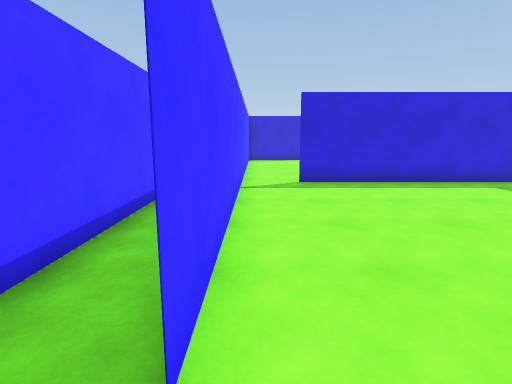
view 1 (above)

16 first-person views from a walk through a scene from a Unity 3-D project. The camera is 1.5 m above the floor, tilts 10° down and sees 80° across. The floor is counted in squares, 1 m on a side. Each view is taken from the middle of a square. On the plan, view 1 faces up. The plan holds only what a view shows up to about 15 squares ahead; the rest is blank. The player character is not drawn.

view 2
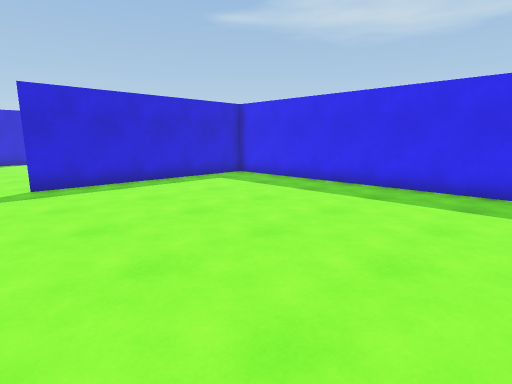

view 3
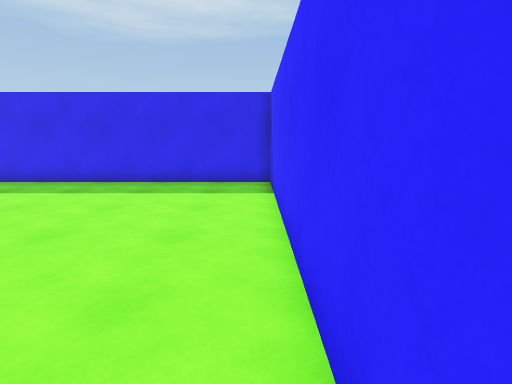

view 4
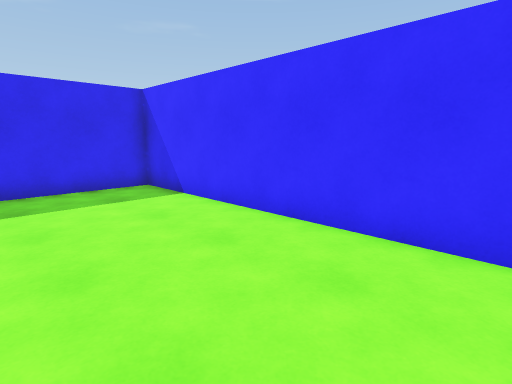

view 5
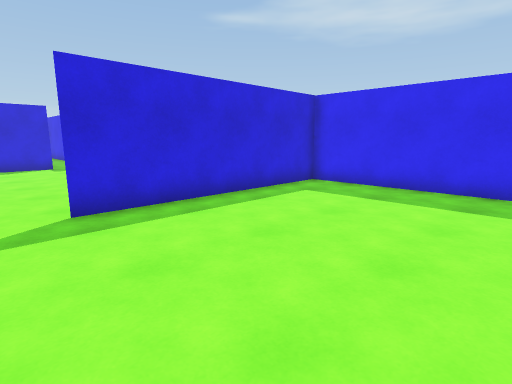

view 6
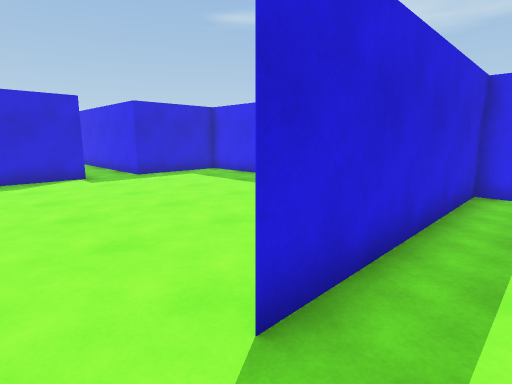

view 7
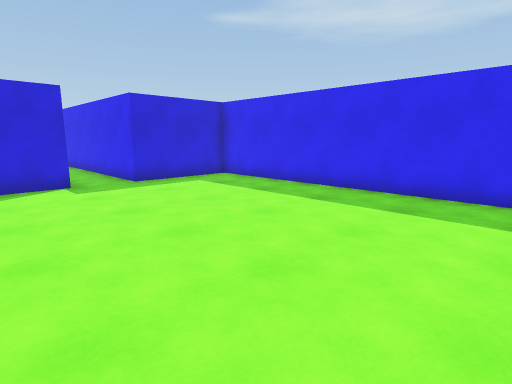

view 8
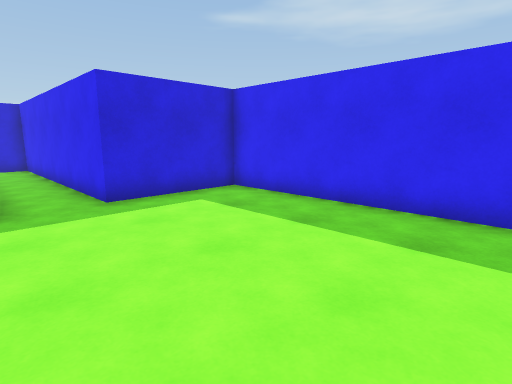

view 9
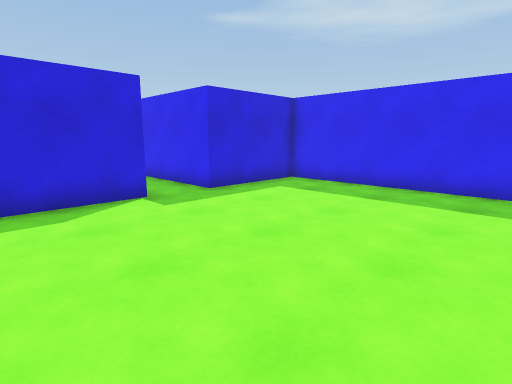

view 10
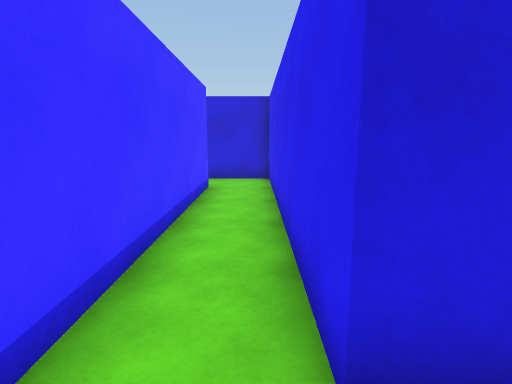

view 11
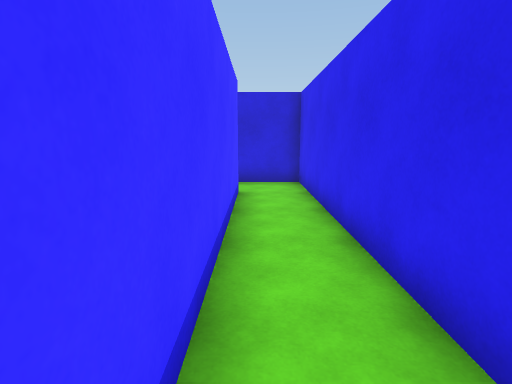

view 12
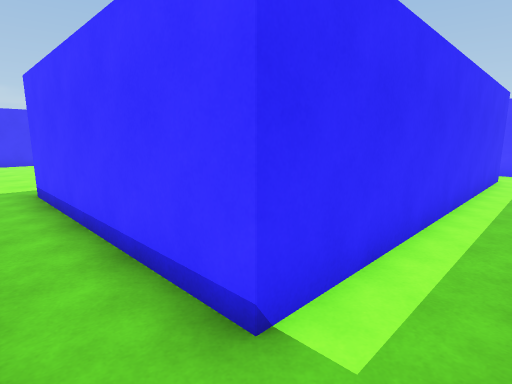

view 13
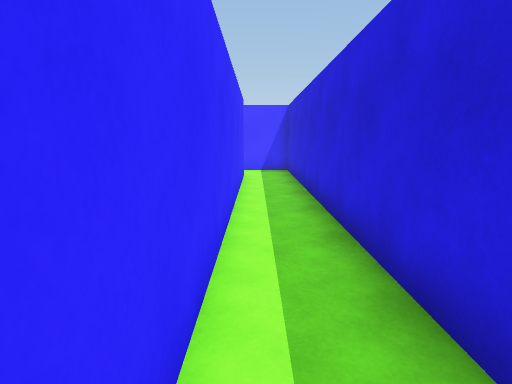

view 14
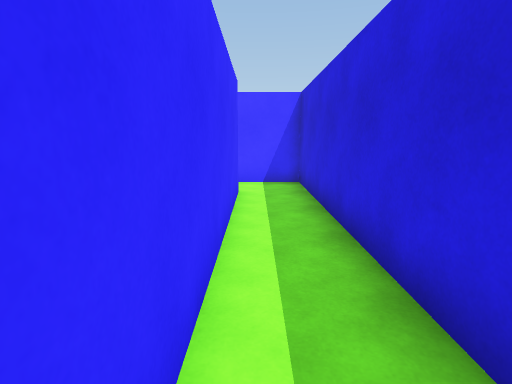

view 15
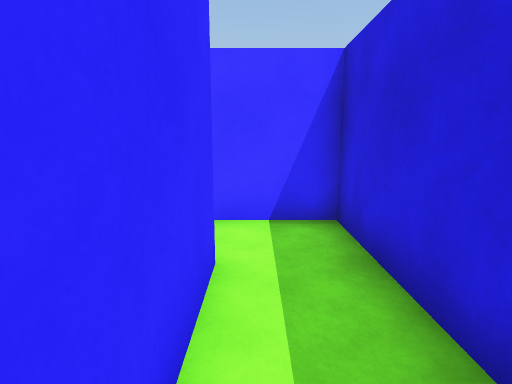

view 16
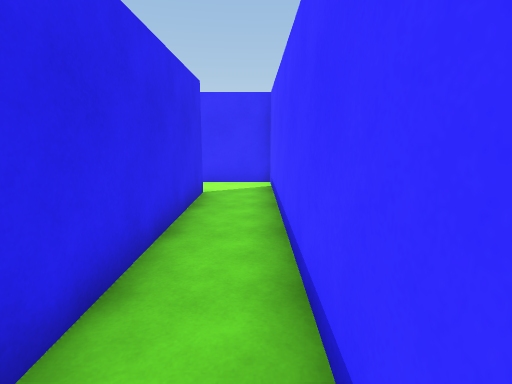

### Floor plan
Ten units are one square. View 1 is at (0, 0); x grows to the right and y downward. Boxes are objects, and circles mark ways between rooms. Rooms are numbered by the first view taken in them; rooms with no view inside come last. Other rooms are left out.
<svg viewBox="-110 -320 210 330">
<path fill="none" stroke="#000" d="M-5 5 95 5 95 -100M-5 -105 -5 -14M95 -105 15 -105M-25 -95 -25 5 -5 5M-5 -15 -5 -85M-5 -142 -5 -105M95 -100 95 -215 55 -215 55 -315 -105 -315 -105 -291M-85 -295 35 -295 35 -215 5 -215"/>
<circle cx="-10" cy="-5" r="3" fill="#2a7"/>
<circle cx="5" cy="-100" r="3" fill="#2a7"/>
<text x="40" y="-50">1</text>
<text x="-20" y="-90">2</text>
<text x="30" y="-200">3</text>
</svg>
Room 1 opens to room 2. Room 1 opens to room 3.

Where each view was taken, in squares from view 1:
view 1: 0 up, 0 right, facing up
view 2: 0 up, 0 right, facing up-right
view 3: 0 up, 1 left, facing right
view 4: 4 up, 0 right, facing down-right
view 5: 4 up, 0 right, facing up-right
view 6: 9 up, 0 right, facing up-right
view 7: 11 up, 1 right, facing up-right
view 8: 14 up, 3 right, facing up-right
view 9: 14 up, 0 right, facing up-right
view 10: 20 up, 5 right, facing up
view 11: 21 up, 4 right, facing up
view 12: 31 up, 5 right, facing down-left
view 13: 30 up, 4 right, facing left
view 14: 30 up, 0 right, facing left
view 15: 30 up, 5 left, facing left
view 16: 10 up, 2 left, facing down
